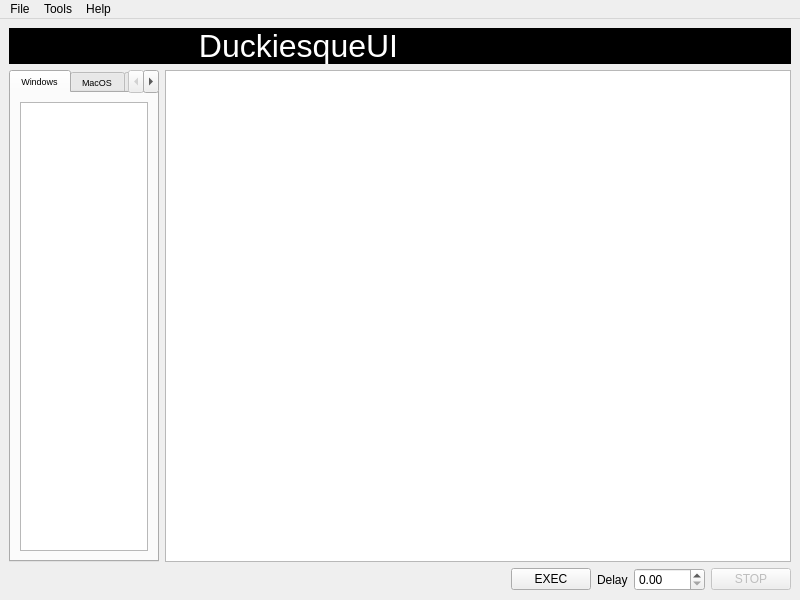
<?xml version="1.0" encoding="UTF-8"?>
<ui version="4.0">
 <class>MainWindow</class>
 <widget class="QMainWindow" name="MainWindow">
  <property name="geometry">
   <rect>
    <x>0</x>
    <y>0</y>
    <width>800</width>
    <height>600</height>
   </rect>
  </property>
  <property name="windowTitle">
   <string>DuckiesqueUI</string>
  </property>
  <widget class="QWidget" name="centralwidget">
   <layout class="QVBoxLayout" name="verticalLayout">
    <item>
     <layout class="QHBoxLayout" name="horizontalLayout">
      <property name="spacing">
       <number>0</number>
      </property>
      <item>
       <widget class="QLabel" name="labelHeader1">
        <property name="maximumSize">
         <size>
          <width>125</width>
          <height>100</height>
         </size>
        </property>
        <property name="styleSheet">
         <string notr="true">background: #000;</string>
        </property>
        <property name="lineWidth">
         <number>0</number>
        </property>
        <property name="pixmap">
         <pixmap resource="MainWindow.qrc">:/Ducky.png</pixmap>
        </property>
        <property name="scaledContents">
         <bool>true</bool>
        </property>
       </widget>
      </item>
      <item>
       <widget class="QLabel" name="labelHeader2">
        <property name="font">
         <font>
          <pointsize>24</pointsize>
         </font>
        </property>
        <property name="styleSheet">
         <string notr="true">background: #000; color: #fff;</string>
        </property>
        <property name="lineWidth">
         <number>0</number>
        </property>
        <property name="midLineWidth">
         <number>0</number>
        </property>
        <property name="text">
         <string>DuckiesqueUI</string>
        </property>
        <property name="alignment">
         <set>Qt::AlignCenter</set>
        </property>
       </widget>
      </item>
      <item>
       <widget class="QLabel" name="labelHeader3">
        <property name="styleSheet">
         <string notr="true">background: #000;</string>
        </property>
       </widget>
      </item>
     </layout>
    </item>
    <item>
     <layout class="QHBoxLayout" name="horizontalLayout_2">
      <item>
       <widget class="QTabWidget" name="tabWidget">
        <property name="maximumSize">
         <size>
          <width>150</width>
          <height>16777215</height>
         </size>
        </property>
        <property name="font">
         <font>
          <pointsize>7</pointsize>
         </font>
        </property>
        <property name="currentIndex">
         <number>0</number>
        </property>
        <widget class="QWidget" name="tabWin">
         <attribute name="title">
          <string>Windows</string>
         </attribute>
         <layout class="QVBoxLayout" name="verticalLayout_2">
          <item>
           <widget class="QListWidget" name="listWidgetWindows"/>
          </item>
         </layout>
        </widget>
        <widget class="QWidget" name="tabMac">
         <attribute name="title">
          <string>MacOS</string>
         </attribute>
         <layout class="QVBoxLayout" name="verticalLayout_3">
          <item>
           <widget class="QListWidget" name="listWidgetMac"/>
          </item>
         </layout>
        </widget>
        <widget class="QWidget" name="tabLinux">
         <attribute name="title">
          <string>Linux</string>
         </attribute>
         <layout class="QVBoxLayout" name="verticalLayout_4">
          <item>
           <widget class="QListWidget" name="listWidgetLinux"/>
          </item>
         </layout>
        </widget>
       </widget>
      </item>
      <item>
       <widget class="QPlainTextEdit" name="plainTextEdit">
        <property name="lineWrapMode">
         <enum>QPlainTextEdit::NoWrap</enum>
        </property>
       </widget>
      </item>
     </layout>
    </item>
    <item>
     <layout class="QHBoxLayout" name="horizontalLayout_3">
      <item>
       <spacer name="horizontalSpacer">
        <property name="orientation">
         <enum>Qt::Horizontal</enum>
        </property>
        <property name="sizeHint" stdset="0">
         <size>
          <width>40</width>
          <height>20</height>
         </size>
        </property>
       </spacer>
      </item>
      <item>
       <widget class="QPushButton" name="pushButtonExec">
        <property name="focusPolicy">
         <enum>Qt::NoFocus</enum>
        </property>
        <property name="text">
         <string>EXEC</string>
        </property>
       </widget>
      </item>
      <item>
       <widget class="QLabel" name="label">
        <property name="text">
         <string>Delay</string>
        </property>
       </widget>
      </item>
      <item>
       <widget class="QDoubleSpinBox" name="doubleSpinBox">
        <property name="maximum">
         <double>9999.989999999999782</double>
        </property>
       </widget>
      </item>
      <item>
       <widget class="QPushButton" name="pushButtonStop">
        <property name="enabled">
         <bool>false</bool>
        </property>
        <property name="text">
         <string>STOP</string>
        </property>
       </widget>
      </item>
     </layout>
    </item>
   </layout>
  </widget>
  <widget class="QMenuBar" name="menubar">
   <property name="geometry">
    <rect>
     <x>0</x>
     <y>0</y>
     <width>800</width>
     <height>22</height>
    </rect>
   </property>
   <widget class="QMenu" name="menuFile">
    <property name="title">
     <string>File</string>
    </property>
    <addaction name="actionNew"/>
    <addaction name="actionOpen"/>
    <addaction name="actionSave"/>
    <addaction name="actionSave_as"/>
    <addaction name="separator"/>
    <addaction name="actionExport"/>
    <addaction name="separator"/>
    <addaction name="actionExit"/>
   </widget>
   <widget class="QMenu" name="menuHelp">
    <property name="title">
     <string>Help</string>
    </property>
    <addaction name="actionAbout"/>
   </widget>
   <widget class="QMenu" name="menuTools">
    <property name="title">
     <string>Tools</string>
    </property>
    <widget class="QMenu" name="menuLanguage">
     <property name="title">
      <string>Language</string>
     </property>
     <addaction name="actionDefault"/>
     <addaction name="separator"/>
     <addaction name="actionbe"/>
     <addaction name="actionbr"/>
     <addaction name="actionca"/>
     <addaction name="actionch"/>
     <addaction name="actionde"/>
     <addaction name="actiondk"/>
     <addaction name="actiones"/>
     <addaction name="actionfi"/>
     <addaction name="actionfr"/>
     <addaction name="actiongb"/>
     <addaction name="actionhr"/>
     <addaction name="actionit"/>
     <addaction name="actionno"/>
     <addaction name="actionpt"/>
     <addaction name="actionru"/>
     <addaction name="actionsi"/>
     <addaction name="actionsv"/>
     <addaction name="actiontr"/>
     <addaction name="actionus"/>
    </widget>
    <addaction name="actionRun"/>
    <addaction name="menuLanguage"/>
    <addaction name="actionProgrammer"/>
   </widget>
   <addaction name="menuFile"/>
   <addaction name="menuTools"/>
   <addaction name="menuHelp"/>
  </widget>
  <action name="actionNew">
   <property name="text">
    <string>&amp;New</string>
   </property>
  </action>
  <action name="actionOpen">
   <property name="text">
    <string>O&amp;pen</string>
   </property>
   <property name="shortcut">
    <string>Ctrl+O</string>
   </property>
  </action>
  <action name="actionExit">
   <property name="text">
    <string>E&amp;xit</string>
   </property>
   <property name="shortcut">
    <string>Ctrl+Q</string>
   </property>
  </action>
  <action name="actionAbout">
   <property name="text">
    <string>About</string>
   </property>
  </action>
  <action name="actionSave">
   <property name="text">
    <string>&amp;Save</string>
   </property>
   <property name="shortcut">
    <string>Ctrl+S</string>
   </property>
  </action>
  <action name="actionExport">
   <property name="text">
    <string>E&amp;xport inject.bin...</string>
   </property>
   <property name="shortcut">
    <string>Ctrl+X</string>
   </property>
  </action>
  <action name="actionRun">
   <property name="text">
    <string>Run...</string>
   </property>
   <property name="shortcut">
    <string>Ctrl+R</string>
   </property>
  </action>
  <action name="actionDefault">
   <property name="checkable">
    <bool>true</bool>
   </property>
   <property name="text">
    <string>Default</string>
   </property>
  </action>
  <action name="actionbr">
   <property name="checkable">
    <bool>true</bool>
   </property>
   <property name="text">
    <string>br</string>
   </property>
  </action>
  <action name="actionca">
   <property name="checkable">
    <bool>true</bool>
   </property>
   <property name="text">
    <string>ca</string>
   </property>
  </action>
  <action name="actionch">
   <property name="checkable">
    <bool>true</bool>
   </property>
   <property name="text">
    <string>ch</string>
   </property>
  </action>
  <action name="actionde">
   <property name="checkable">
    <bool>true</bool>
   </property>
   <property name="text">
    <string>de</string>
   </property>
  </action>
  <action name="actiones">
   <property name="checkable">
    <bool>true</bool>
   </property>
   <property name="text">
    <string>es</string>
   </property>
  </action>
  <action name="actionfi">
   <property name="checkable">
    <bool>true</bool>
   </property>
   <property name="text">
    <string>fi</string>
   </property>
  </action>
  <action name="actionfr">
   <property name="checkable">
    <bool>true</bool>
   </property>
   <property name="text">
    <string>fr</string>
   </property>
  </action>
  <action name="actiongb">
   <property name="checkable">
    <bool>true</bool>
   </property>
   <property name="text">
    <string>gb</string>
   </property>
  </action>
  <action name="actionhr">
   <property name="checkable">
    <bool>true</bool>
   </property>
   <property name="text">
    <string>hr</string>
   </property>
  </action>
  <action name="actionit">
   <property name="checkable">
    <bool>true</bool>
   </property>
   <property name="text">
    <string>it</string>
   </property>
  </action>
  <action name="actionno">
   <property name="checkable">
    <bool>true</bool>
   </property>
   <property name="text">
    <string>no</string>
   </property>
  </action>
  <action name="actionru">
   <property name="checkable">
    <bool>true</bool>
   </property>
   <property name="text">
    <string>ru</string>
   </property>
  </action>
  <action name="actionpt">
   <property name="checkable">
    <bool>true</bool>
   </property>
   <property name="text">
    <string>pt</string>
   </property>
  </action>
  <action name="actionsi">
   <property name="checkable">
    <bool>true</bool>
   </property>
   <property name="text">
    <string>si</string>
   </property>
  </action>
  <action name="actionsv">
   <property name="checkable">
    <bool>true</bool>
   </property>
   <property name="text">
    <string>sv</string>
   </property>
  </action>
  <action name="actiontr">
   <property name="checkable">
    <bool>true</bool>
   </property>
   <property name="text">
    <string>tr</string>
   </property>
  </action>
  <action name="actionus">
   <property name="checkable">
    <bool>true</bool>
   </property>
   <property name="text">
    <string>us</string>
   </property>
  </action>
  <action name="actiondk">
   <property name="checkable">
    <bool>true</bool>
   </property>
   <property name="text">
    <string>dk</string>
   </property>
  </action>
  <action name="actionbe">
   <property name="checkable">
    <bool>true</bool>
   </property>
   <property name="text">
    <string>be</string>
   </property>
  </action>
  <action name="actionSave_as">
   <property name="text">
    <string>S&amp;ave as...</string>
   </property>
  </action>
  <action name="actionProgrammer">
   <property name="text">
    <string>Programmer...</string>
   </property>
   <property name="toolTip">
    <string>Run the Fireware Writing Programmer</string>
   </property>
  </action>
 </widget>
 <resources>
  <include location="MainWindow.qrc"/>
 </resources>
 <connections/>
</ui>
